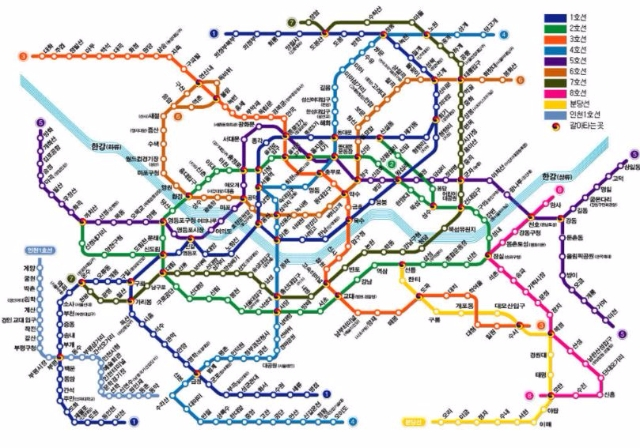
#> input picture engine/test/restmb_allidxmake.jpg, 640 x 448 px; its folder holds only this picture in this run
$ python -i route.py   (imports and definitions only)
#> lines starting #> are read from the running program, lines starting #| are printed output that depends on the picture; after the words box and inside, x2 and y2 are one past the last pixel; in counts of white or black regions, pixels touching at a corner belong together
#> further down, picture is the input picture: shape (448, 640, 3); mean B, G, R 221.9, 221.2, 222.3

from flask import Flask, request, render_template, redirect, session
import cv2
import numpy as np
import datetime

image = None

# [1 line not run here, left out]

###################################################modules

def red_detector(image):
    gray = cv2.cvtColor(image, cv2.COLOR_BGR2GRAY)
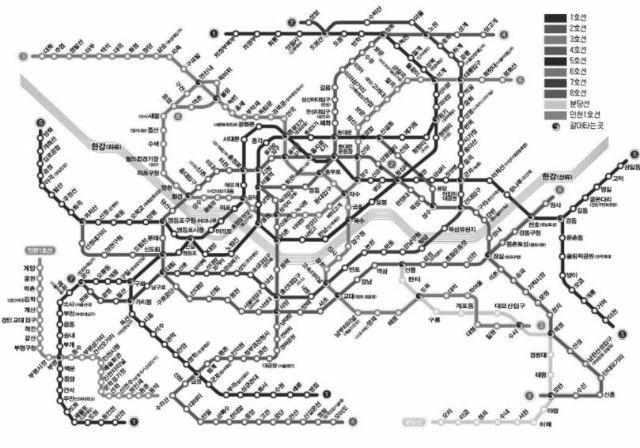
#> gray: shape (448, 640); min 17, max 255, mean 221.6
    gray = cv2.cvtColor(gray, cv2.COLOR_GRAY2BGR)
#> gray: shape (448, 640, 3)
    hsv = cv2.cvtColor(image, cv2.COLOR_BGR2HSV)
#> hsv: shape (448, 640, 3); mean H, S, V 57.6, 22.7, 229.7
    lower_red = (-10,100, 100)
    upper_red = (10, 255, 255)
    mask = cv2.inRange(hsv, lower_red, upper_red)
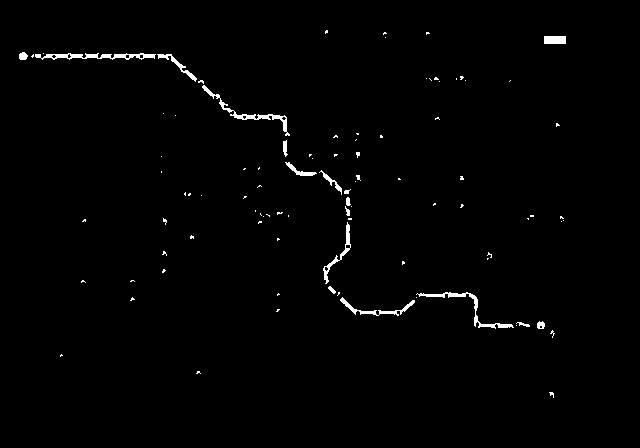
#> mask: shape (448, 640); 1.1% white; 94 white regions (77 under 20 px), largest, box (x1, y1, x2, y2) and area: (35, 53, 156, 60) 452, (202, 85, 290, 136) 420, (416, 292, 514, 329) 400
    mask = cv2.GaussianBlur(mask, (9, 9), 9)
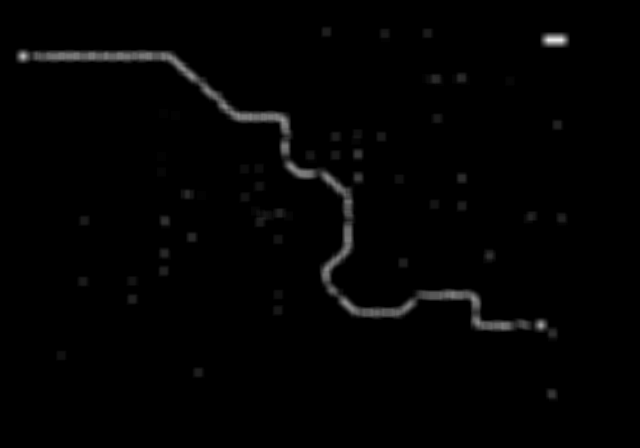
#> mask: shape (448, 640); min 0, max 228, mean 2.8
    kernel = cv2.getStructuringElement(cv2.MORPH_ELLIPSE, (3,3))
    mask = cv2.dilate(mask, kernel, iterations=1)
    red_object = cv2.bitwise_and(image, image, mask=mask)
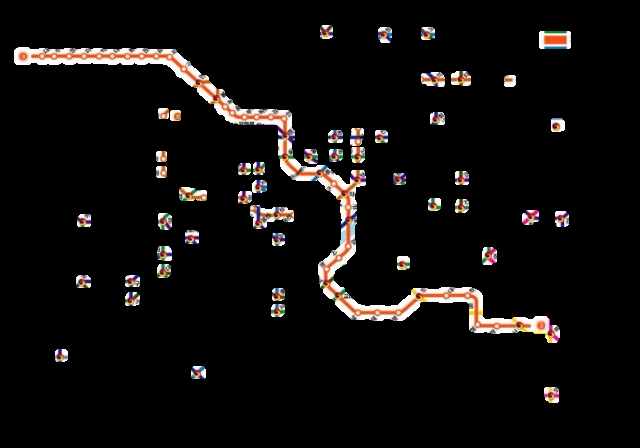
#> red_object: shape (448, 640, 3); mean B, G, R 12.7, 13.6, 15.9
    dst = cv2.addWeighted(gray, 0.5, red_object, 1.0, 0.0)
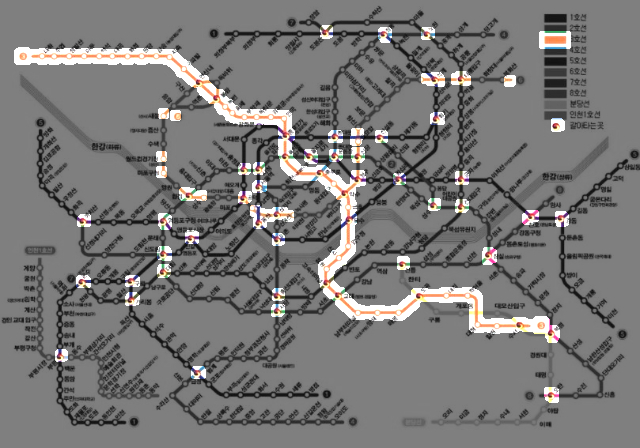
#> dst: shape (448, 640, 3); mean B, G, R 119.8, 120.4, 121.7

    return dst


###########################################################apps

# [3 lines that did not run here, left out]


# [12 lines that did not run here, left out]


# [13 lines that did not run here, left out]


# [2 lines not run here, left out]

>>> import cv2
>>> picture = cv2.imread('../engine/test/restmb_allidxmake.jpg')
>>> result = red_detector(picture)

$ run again, on engine/test/detectcirclesexample.png
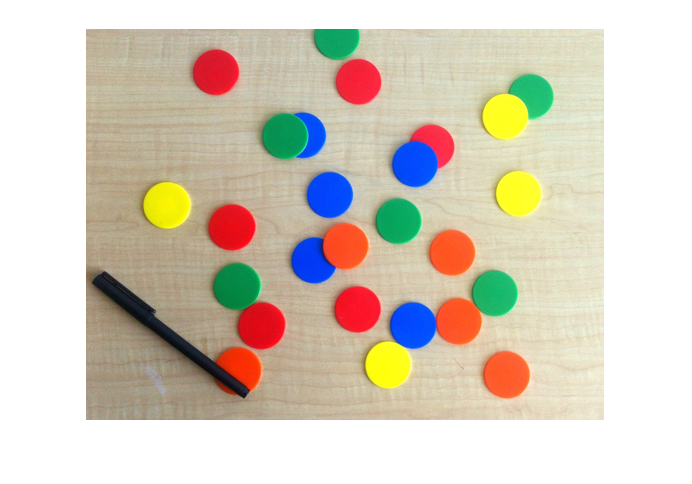
#> input picture engine/test/detectcirclesexample.png, 692 x 484 px
#> picture is the input picture: shape (484, 692, 3); mean B, G, R 190.4, 205.6, 214.7
#> hsv: shape (484, 692, 3); mean H, S, V 21.8, 50.4, 224.1
#> in red_detector, `mask = cv2.inRange(hsv, lower_red, upper_red)`:
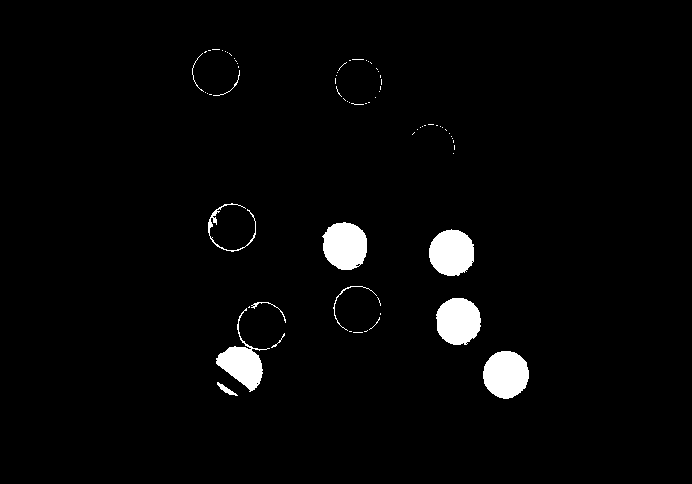
#> mask: shape (484, 692); 2.7% white; 72 white regions (60 under 20 px), largest, box (x1, y1, x2, y2) and area: (483, 351, 529, 399) 1720, (322, 222, 367, 270) 1695, (436, 298, 481, 345) 1676
#> in red_detector, `dst = cv2.addWeighted(gray, 0.5, red_object, 1.0, 0.0)`:
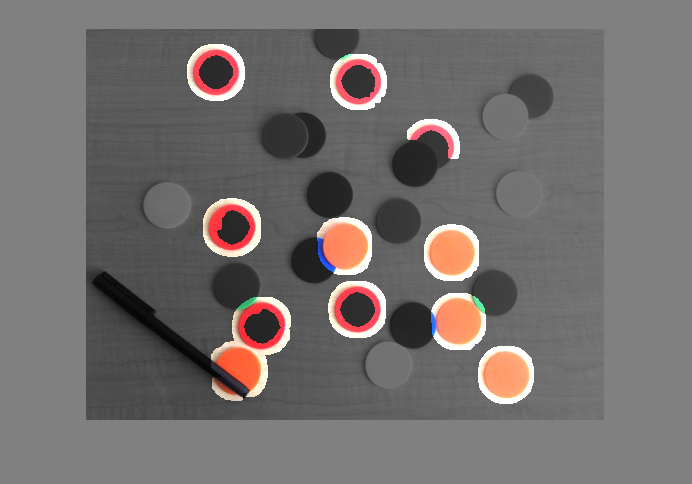
#> dst: shape (484, 692, 3); mean B, G, R 109.5, 110.7, 115.8

$ run again, on engine/test/hsvtable.png
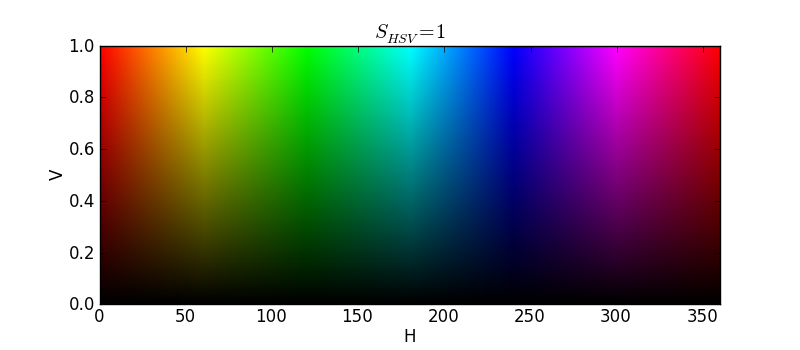
#> input picture engine/test/hsvtable.png, 800 x 350 px
#> picture is the input picture: shape (350, 800, 3); mean B, G, R 142.4, 142.4, 142.3
#> hsv: shape (350, 800, 3); mean H, S, V 50.2, 143.7, 178.1
#> in red_detector, `mask = cv2.inRange(hsv, lower_red, upper_red)`:
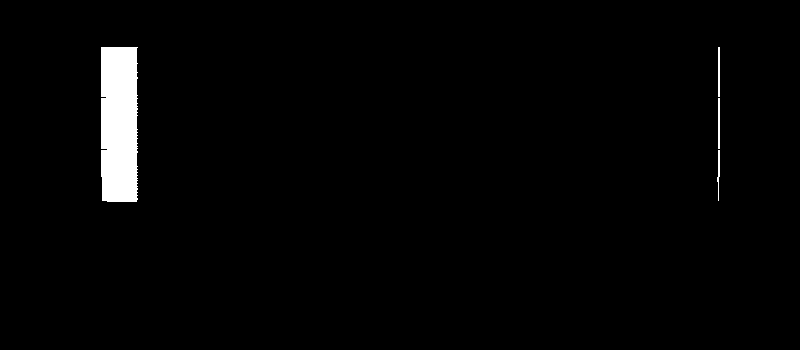
#> mask: shape (350, 800); 2.1% white; 4 white regions, box (x1, y1, x2, y2) and area: (101, 47, 138, 202) 5575, (718, 98, 720, 149) 102, (718, 47, 720, 97) 100, (717, 150, 720, 201) 83
#> in red_detector, `dst = cv2.addWeighted(gray, 0.5, red_object, 1.0, 0.0)`:
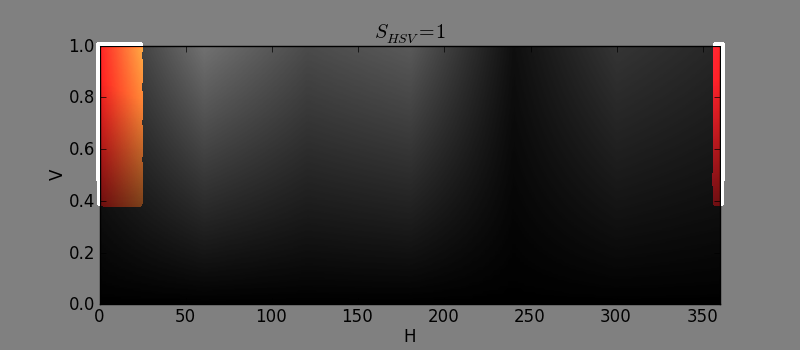
#> dst: shape (350, 800, 3); mean B, G, R 72.1, 72.9, 76.7
